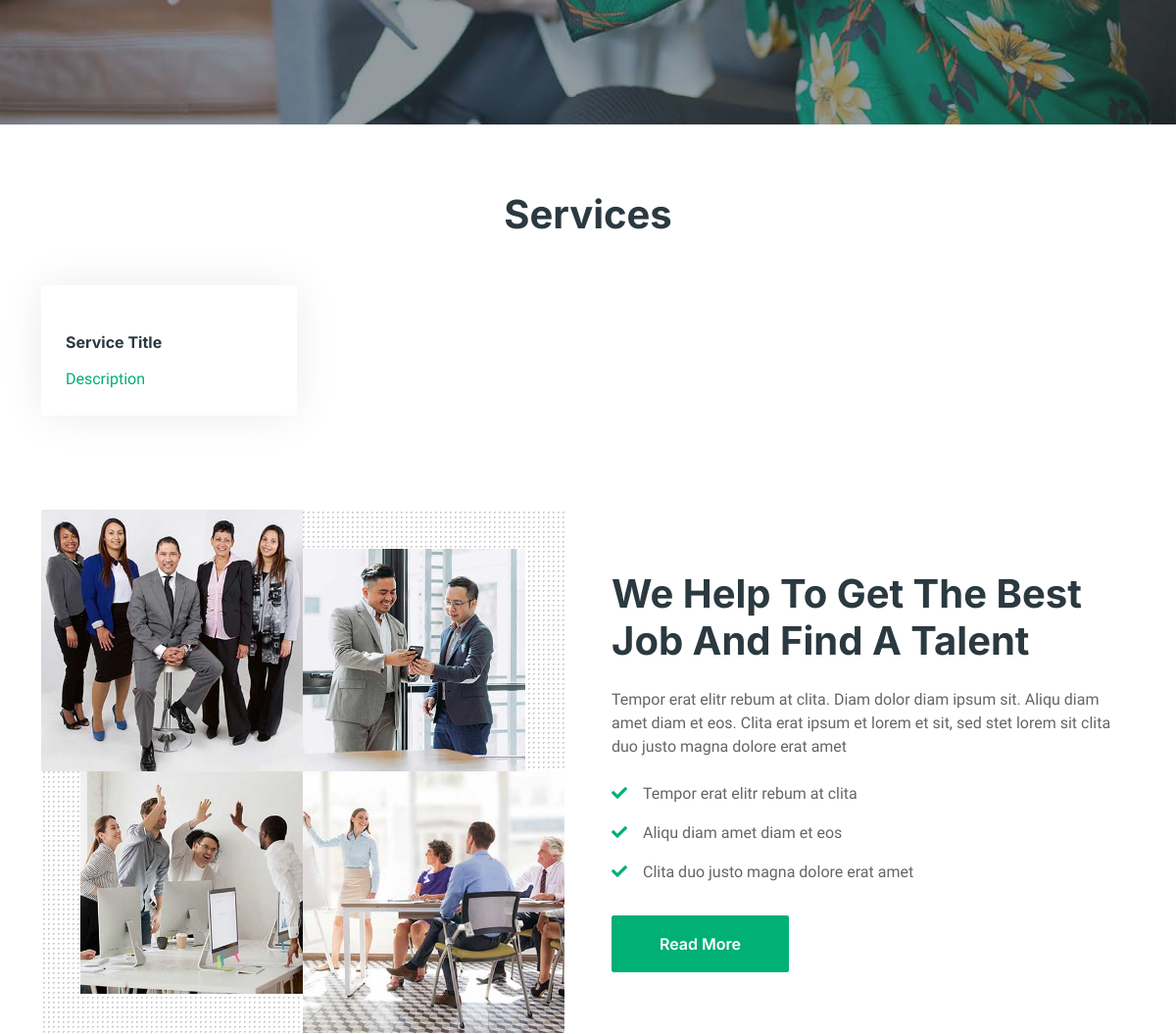
The app's page / (middle part), older data.
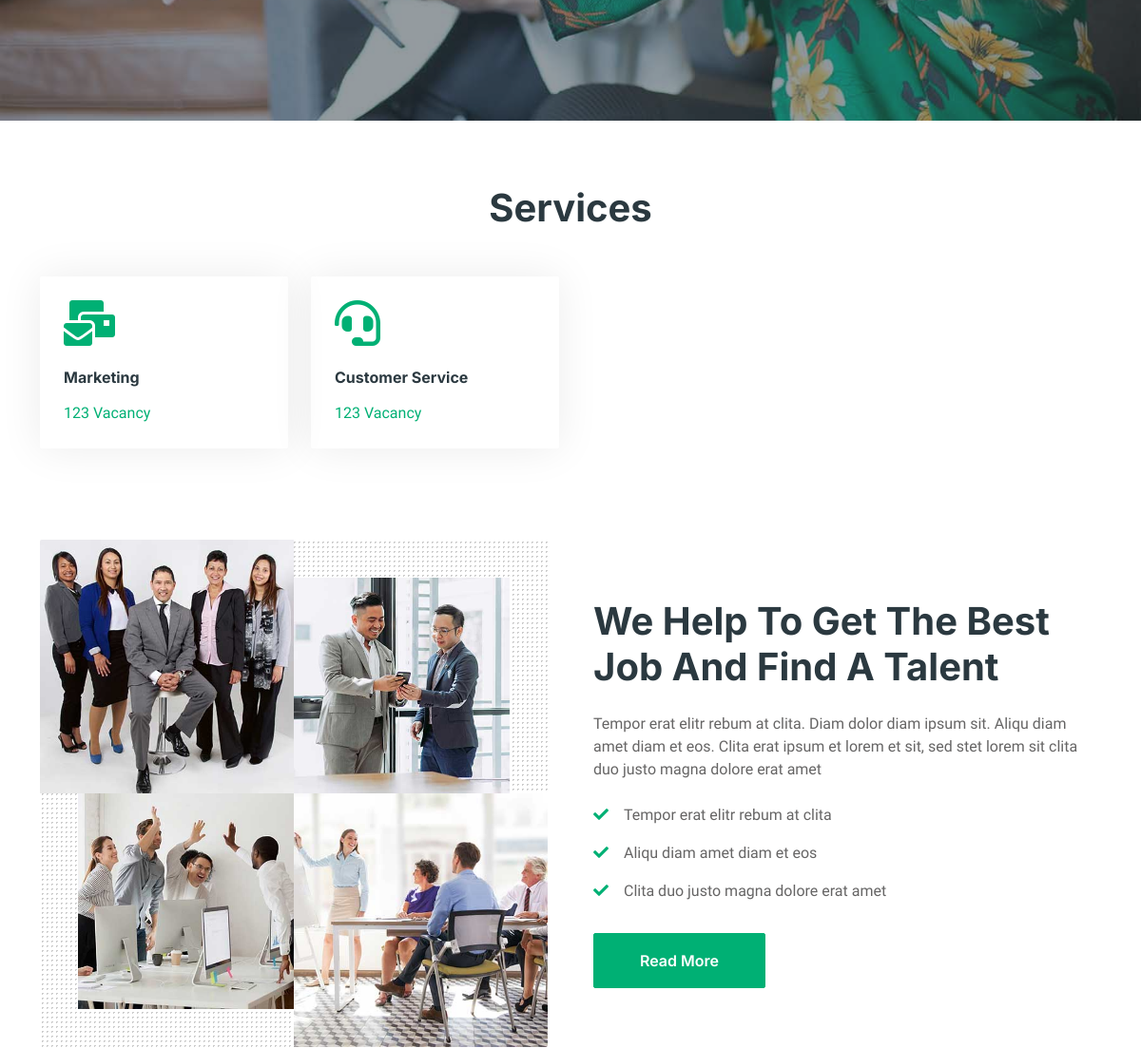
The same page, newer data.
### services/models.py (models this page shows)
class Services(models.Model):
    service_icon = models.CharField(max_length=50)
    service_title = models.CharField(max_length=50)
    service_desc = models.TextField()

### firstdjangoapp/views.py (the view)
# urls.py: path('', views.homePage, name='home'),
def homePage(request):
    newsData = Neww.objects.all()
    servicesData=Services.objects.all().order_by('-service_title')
    data = {
        'title': 'Home Page',
        'message': 'Welcome to Django',
        'clist': ['Php', 'JavaScript', 'Python'],
        'numbers': [],
        'userDetail': [
            {'name': 'Aviral', 'mobile': '8496079312'},
            {'name': 'Abhishek', 'mobile': '8496072123'}
        ],
        'servicesData':servicesData,
        'newsData': newsData
    }
    return render(request, "index.html", data)

### templates/index.html (shortened to what this page needs)
{% extends 'base.html' %}
{% block content %}
    <div class="container-xxl bg-white p-0">
        <div class="container-fluid p-0">
            <div class="owl-carousel header-carousel position-relative">
                <div class="owl-carousel-item position-relative">
                    <img class="img-fluid" src="/static/img/carousel-1.jpg" alt="">
                    <div class="position-absolute top-0 start-0 w-100 h-100 d-flex align-items-center" style="background: rgba(43, 57, 64, .5);">
                    </div>
                </div>
            </div>
        </div>
        <div class="container-xxl py-5">
            <div class="container">
                <h1 class="text-center mb-5 wow fadeInUp" data-wow-delay="0.1s">Services</h1>
                <div class="row g-4">
                    {% for service in servicesData %}
                    <div class="col-lg-3 col-sm-6 wow fadeInUp" data-wow-delay="0.1s">
                        <a class="cat-item rounded p-4" href="">
                            <i class="fa fa-3x {{service.service_icon}} text-primary mb-4"></i>
                            <h6 class="mb-3">{{service.service_title}}</h6>
                            <p class="mb-0">{{service.service_desc}}</p>
                        </a>
                    </div>
                    {% endfor %}
                </div>
            </div>
        </div>
        <div class="container-xxl py-5">
            <div class="container">
                <div class="row g-5 align-items-center">
                    <div class="col-lg-6 wow fadeIn" data-wow-delay="0.1s">
                        <div class="row g-0 about-bg rounded overflow-hidden">
                            <div class="col-6 text-start">
                                <img class="img-fluid w-100" src="/static/img/about-1.jpg">
                            </div>
                            <div class="col-6 text-start">
                                <img class="img-fluid" src="/static/img/about-2.jpg" style="width: 85%; margin-top: 15%;">
                            </div>
                            <div class="col-6 text-end">
                                <img class="img-fluid" src="/static/img/about-3.jpg" style="width: 85%;">
                            </div>
                            <div class="col-6 text-end">
                                <img class="img-fluid w-100" src="/static/img/about-4.jpg">
                            </div>
                        </div>
                    </div>
                    <div class="col-lg-6 wow fadeIn" data-wow-delay="0.5s">
                        <h1 class="mb-4">We Help To Get The Best Job And Find A Talent</h1>
                        <p class="mb-4">Tempor erat elitr rebum at clita. Diam dolor diam ipsum sit. Aliqu diam amet diam et eos. Clita erat ipsum et lorem et sit, sed stet lorem sit clita duo justo magna dolore erat amet</p>
                        <p><i class="fa fa-check text-primary me-3"></i>Tempor erat elitr rebum at clita</p>
                        <p><i class="fa fa-check text-primary me-3"></i>Aliqu diam amet diam et eos</p>
                        <p><i class="fa fa-check text-primary me-3"></i>Clita duo justo magna dolore erat amet</p>
                        <a class="btn btn-primary py-3 px-5 mt-3" href="">Read More</a>
                    </div>
                </div>
            </div>
        </div>
    </div>
{% endblock  %}

### templates/base.html (shortened to what this page needs)
{% include 'header.html' %}
{% block content %}{% endblock  %}

### templates/header.html (shortened to what this page needs)
<head>
    <link href="https://cdnjs.cloudflare.com/ajax/libs/font-awesome/5.10.0/css/all.min.css" rel="stylesheet">
    <link href="https://cdn.jsdelivr.net/npm/bootstrap-icons@1.4.1/font/bootstrap-icons.css" rel="stylesheet">
    <link href="/static/lib/animate/animate.min.css" rel="stylesheet">
    <link href="/static/lib/owlcarousel/assets/owl.carousel.min.css" rel="stylesheet">
    <link href="/static/css/bootstrap.min.css" rel="stylesheet">
    <link href="/static/css/style.css" rel="stylesheet">
</head>

### static/css/style.css (style rules this page uses)
.btn { font-family: 'Inter', sans-serif; font-weight: 600; transition: .5s; }
.btn.btn-primary, .btn.btn-secondary { color: #FFFFFF; }
.about-bg { background-image: -webkit-repeating-radial-gradient(center center, rgba(0, 0, 0, 0.2), rgba(0, 0, 0, 0.2) 1px, transparent 1px, transparent 100%); background-image: -moz-repeating-radial-gradient(center center, rgba(0, 0, 0, 0.2), rgba(0, 0, 0, 0.2) 1px, transparent 1px, transparent 100%); background-image: -ms-repeating-radial-gradient(center center, rgba(0, 0, 0, 0.2), rgba(0, 0, 0, 0.2) 1px, transparent 1px, transparent 100%); background-image: -o-repeating-radial-gradient(center center, rgba(0, 0, 0, 0.2), rgba(0, 0, 0, 0.2) 1px, transparent 1px, transparent 100%); background-image: repeating-radial-gradient(center center, rgba(0, 0, 0, 0.2), rgba(0, 0, 0, 0.2) 1px, transparent 1px, transparent 100%); background-size: 5px 5px; }
.cat-item { display: block; box-shadow: 0 0 45px rgba(0, 0, 0, .08); border: 1px solid transparent; transition: .5s; }

Row changes from the older to the newer data that the page shows:
removed Services: service_title "Service Title", service_desc "Description"
added Services: service_title "Marketing", service_desc "123 Vacancy"
added Services: service_title "Customer Service", service_desc "123 Vacancy"
